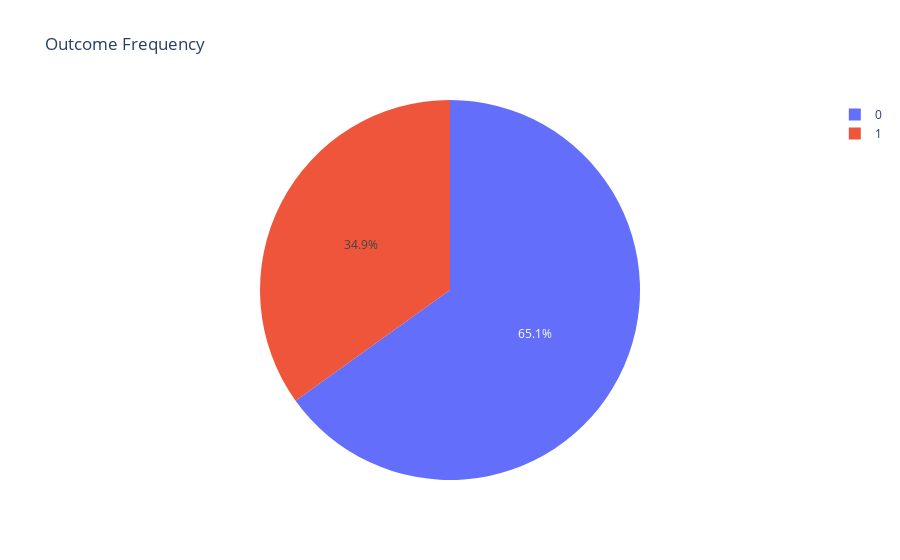

The code cell stored with this chart in its notebook:
### Code cell
# target distribution
px.pie(df, names = 'outcome' , title = "Outcome Frequency")

### Figure 1 — Plotly figure (JSON) as saved in the notebook; plotly's stock layout.template omitted (floating-point values rounded to 4 significant figures; data arrays with more than 128 entries replaced by an {"elided": "..."} marker saying what was removed)
{"data": [{"domain": {"x": [0.0, 1.0], "y": [0.0, 1.0]}, "hovertemplate": "outcome=%{label}<extra></extra>", "labels": {"elided": "768 int values"}, "legendgroup": "", "name": "", "showlegend": true, "type": "pie"}], "layout": {"legend": {"tracegroupgap": 0}, "title": {"text": "Outcome Frequency"}}}
